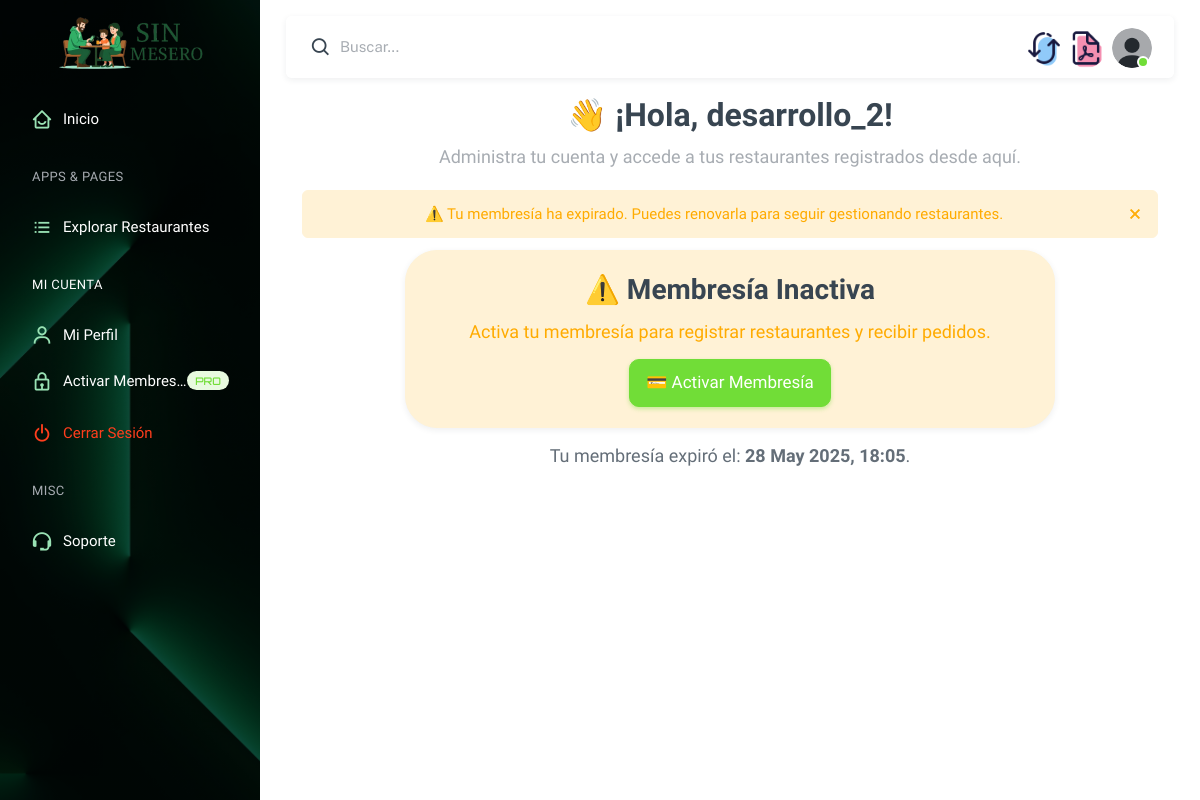
The app's page /perfil/ (signed in), older data.
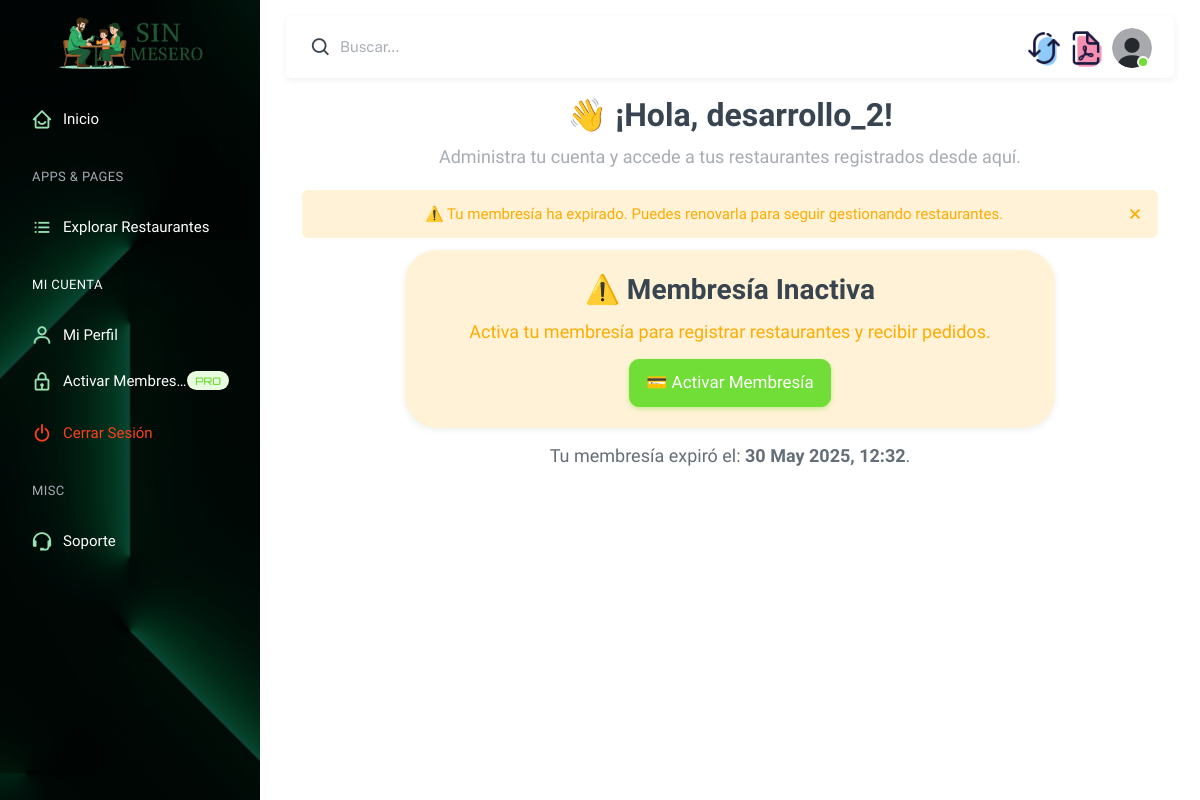
The same page, newer data.
### usuarios/models.py (models this page shows, shortened)
class PerfilUsuario(models.Model):
    id = models.AutoField(primary_key=True)
    usuario = models.OneToOneField(User, on_delete=models.CASCADE, related_name='perfil')
    es_socio = models.BooleanField(default=False)
    stripe_customer_id = models.CharField(max_length=255, blank=True, null=True)
    fecha_pago = models.DateTimeField(blank=True, null=True)
    fecha_expiracion = models.DateTimeField(blank=True, null=True)  # <-- AQUI
    cantidad_restaurantes = models.IntegerField(default=0)
    def membresia_activa(self):
        if self.fecha_expiracion and timezone.now() > self.fecha_expiracion:
            return False
        return self.es_socio

### usuarios/views.py (the view, shortened to what this page needs)
# urls.py: path('perfil/', views.perfil, name='perfil'),
def perfil(request):
    fecha_pago = None
    fecha_expiracion = None
    if request.user.is_authenticated:
        perfil_usuario = request.user.perfil
        fecha_expiracion = perfil_usuario.fecha_expiracion
        fecha_pago = perfil_usuario.fecha_pago
        if perfil_usuario.es_socio and fecha_expiracion and now() > fecha_expiracion:
            perfil_usuario.es_socio = False
            perfil_usuario.save()
            messages.warning(request, '⚠️ Tu membresía ha expirado. Puedes renovarla para seguir gestionando restaurantes.')
        pago_exitoso = request.GET.get('pago')
    return render(request, 'usuarios/perfil.html', {
        'STRIPE_PUBLIC_KEY': settings.STRIPE_PUBLIC_KEY,
        'fecha_expiracion': fecha_expiracion,
        'fecha_pago': fecha_pago
    })

### usuarios/templates/usuarios/perfil.html (shortened to what this page needs)
{% extends 'base.html' %}
{% load static %}
{% block content %}
<div class="container py-5">
  <div class="text-center mb-5">
    <h1 class="fuente fw-bold display-5 mb-3">👋 ¡Hola, {{ request.user.username }}!</h1>
    <p class="text-muted fuente fs-5">Administra tu cuenta y accede a tus restaurantes registrados desde aquí.</p>
  </div>
{% if messages %}
  <div class="container-fluid mt-4 px-4">
    <div id="mensajes-toast">
      {% for message in messages %}
        <div class="alert alert-{{ message.tags|default:"info" }} alert-dismissible fade show text-center fuente mb-3" role="alert">
          {{ message }}
          <button type="button" class="btn-close" data-bs-dismiss="alert" aria-label="Cerrar"></button>
        </div>
      {% endfor %}
    </div>
  </div>
{% endif %}
  {% if request.user.perfil.membresia_activa %}
    <div class="text-center">
      <div class="alert alert-success rounded-5 p-5 shadow-sm mx-auto" style="max-width: 650px;">
        <h4 class="fuente fw-bold mb-3 fs-3">👑 Membresía Activa</h4>
        <p class="fuente fs-5 mb-4">Tienes acceso completo a todas las herramientas de administración.</p>
        <a href="{% url 'mis_restaurantes' %}" class="btn btn-success btn-lg px-4 rounded-4 fuente">
          📋 Ver Mis Restaurantes
        </a>
      </div>
    </div>
    {% if fecha_pago %}
      <div class="text-center mt-4">
        <p class="fuente fs-5 text-muted">
          💰 Pagaste el: <strong>{{ fecha_pago|date:"d M Y, H:i" }}</strong>
        </p>
      </div>
    {% endif %}
    {% if fecha_expiracion %}
      <div class="text-center">
        <p class="fuente fs-5 text-muted">
          ⏳ Expira el: <strong>{{ fecha_expiracion|date:"d M Y, H:i" }}</strong>
        </p>
      </div>
    {% endif %}
  {% else %}
    <div class="text-center">
      <div class="alert alert-warning rounded-5 p-5 shadow-sm mx-auto" style="max-width: 650px;">
        <h4 class="fuente fw-bold mb-3 fs-3">⚠️ Membresía Inactiva</h4>
        <p class="fuente fs-5 mb-4">Activa tu membresía para registrar restaurantes y recibir pedidos.</p>
        <button type="button" class="btn btn-success btn-lg px-4 rounded-4 fuente" data-bs-toggle="modal" data-bs-target="#checkoutModal">
          💳 Activar Membresía
        </button>
      </div>
    </div>
    {% if fecha_expiracion %}
      <div class="text-center mt-4">
        <p class="fuente fs-5">
          Tu membresía expiró el: <strong>{{ fecha_expiracion|date:"d M Y, H:i" }}</strong>.
        </p>
      </div>
    {% endif %}
  {% endif %}
</div>
{% endblock %}

Row changes from the older to the newer data that the page shows:
changed PerfilUsuario: fecha_expiracion "28 May 2025, 18:05" → "30 May 2025, 12:32"
